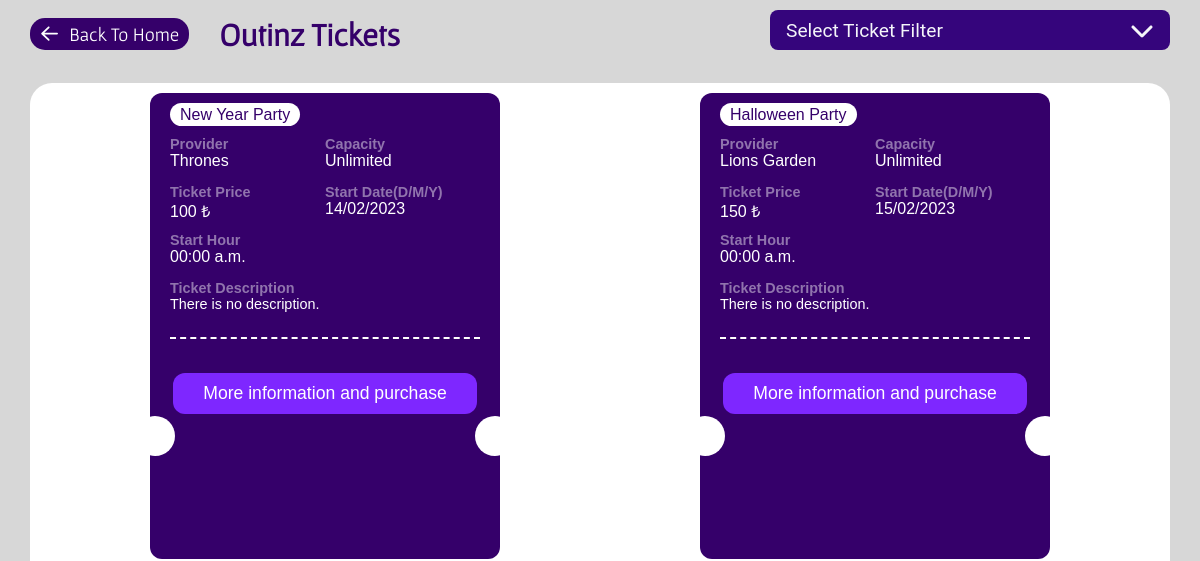
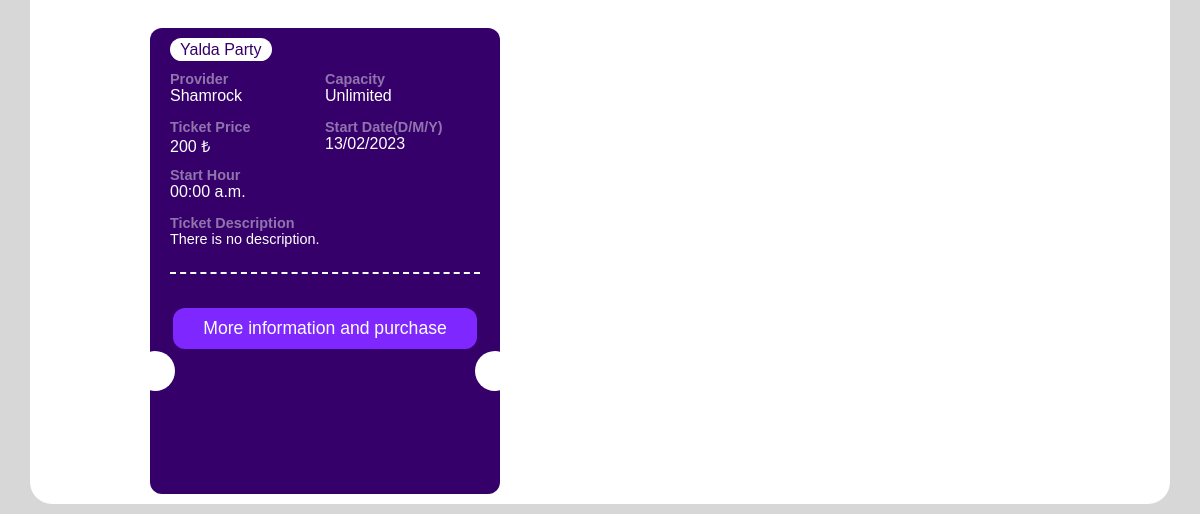
Page /party/party-ticket-list/ on the earlier database version (2 pictures, top to bottom).
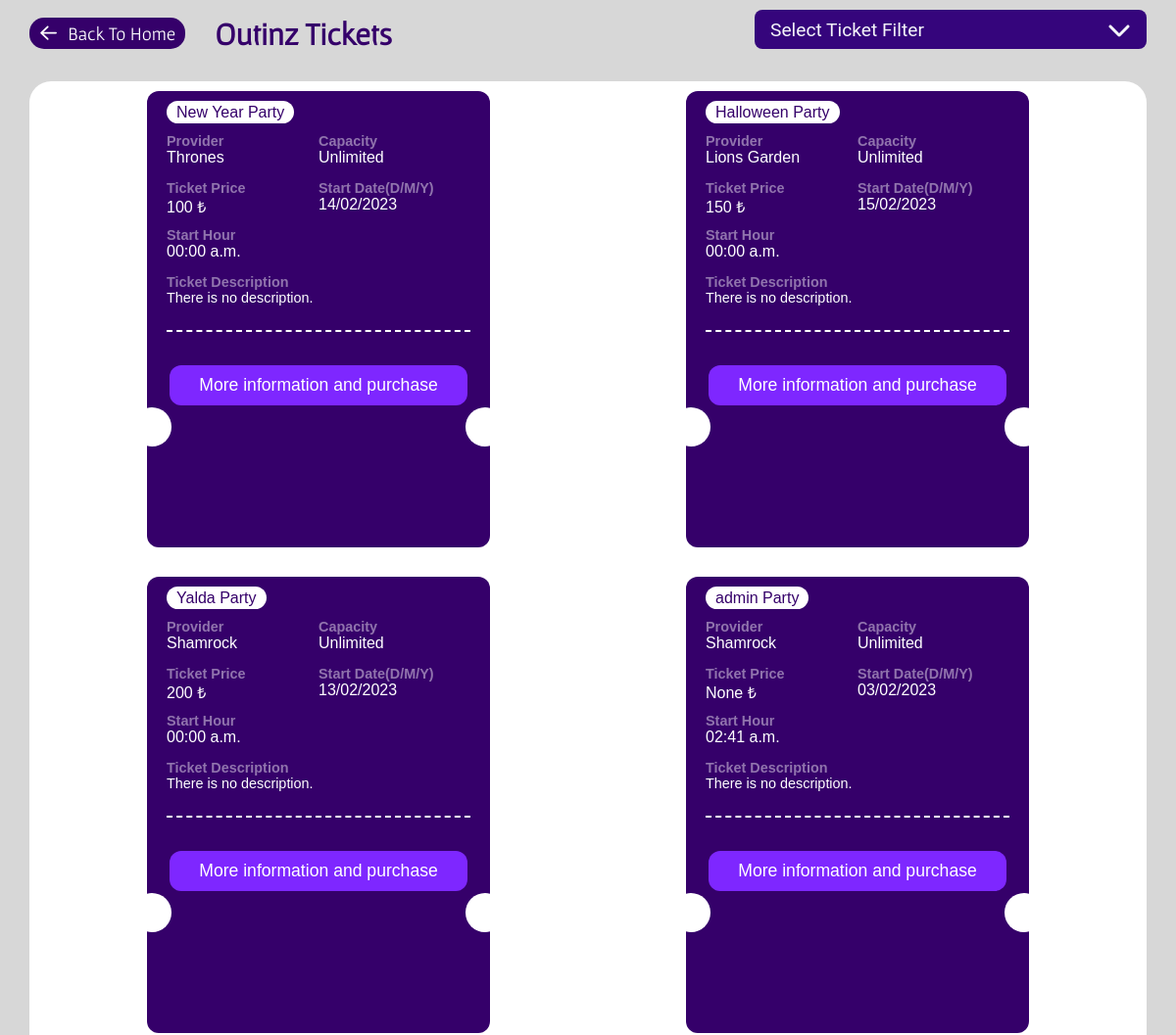
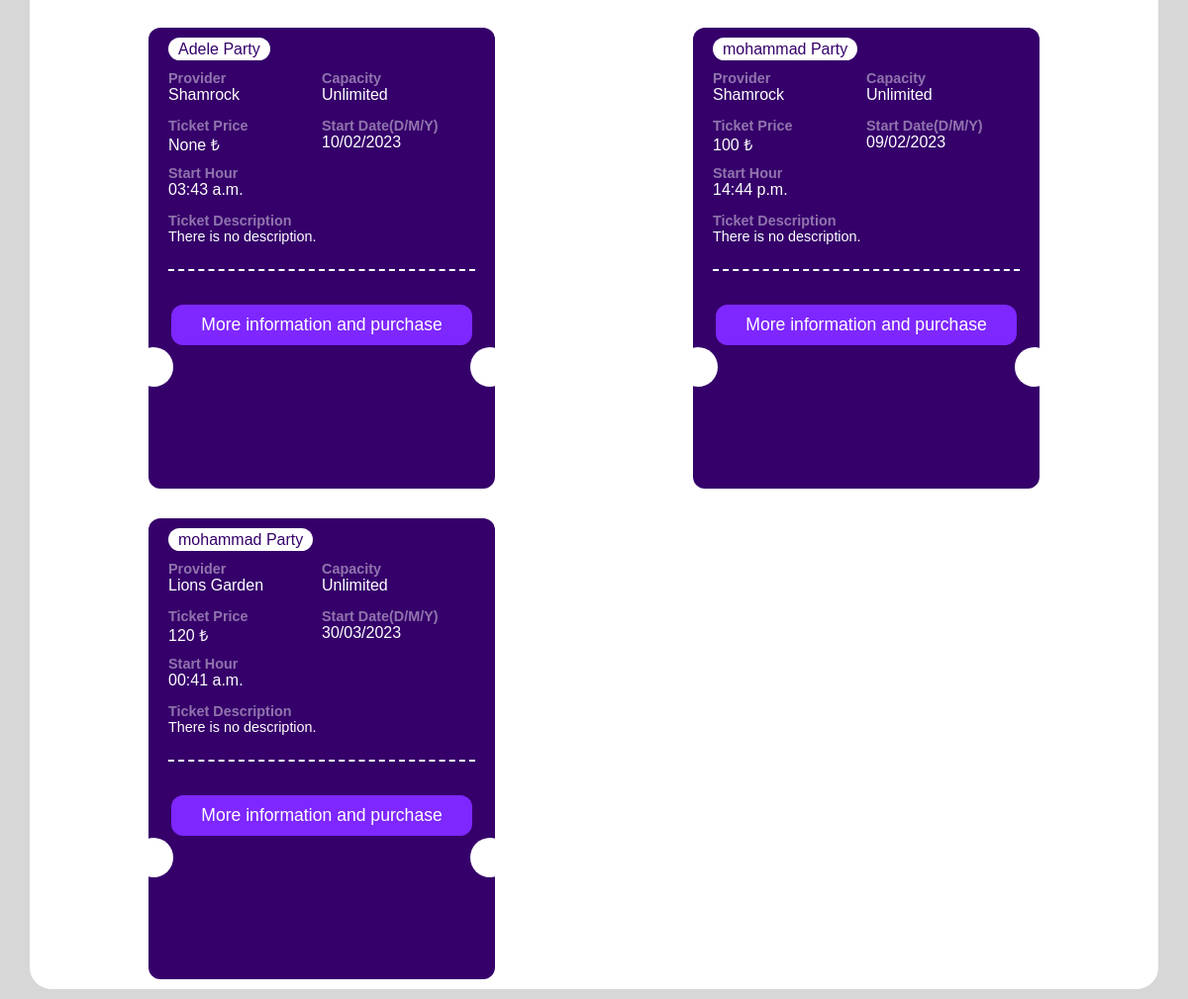
Same page on the later database version (2 pictures, top to bottom).
### parties/models.py (models this page shows, shortened)
class PartyTicket(models.Model):
    name =  models.CharField(max_length=50,verbose_name="Party Name",null=True)
    provider = models.ForeignKey(Store,on_delete=models.CASCADE,null=True)
    price = models.IntegerField(null=True)
    start_date = models.DateTimeField(verbose_name="Start Date",null=True)
    description = models.TextField(null=True,blank=True)
    TICKET_STATUS = [
        ('cancled','Cancled'),
        ('expired','Expired'),
        ('sold out','Sold out'),
        ('selling','Selling'),
    ]
    status = models.CharField(max_length=10,choices=TICKET_STATUS,default='Selling')

class Store(models.Model):
    username = models.OneToOneField(User,on_delete=models.CASCADE,null=True)
    name = models.CharField(max_length=100,verbose_name="Name",null=True)
    address = models.CharField(max_length=200,verbose_name="Address",null=True)
    email = models.CharField(max_length=100,verbose_name="Email",null=True)
    class Meta:
        verbose_name="Provider"

### parties/views.py (the view)
def PartyTicketList(request):
    party_ticket = PartyTicket.objects.filter(status='selling')
    return render(request,'home/products.html',context={'party_ticket_list':party_ticket})

### templates/home/products.html (shortened to what this page needs)
{% load static %}
<!DOCTYPE html>
<html lang="en">
<head>
    <link rel="stylesheet" href="{% static 'css/products.css' %}">
</head>
<body>
        <div class="container">
            <div class="top-section">
                <div class="container-title">
                    <button  class="back-history" onclick="window.location.href='/'">
                        <svg xmlns="http://www.w3.org/2000/svg" viewBox="0 0 448 512"><path d="M7.4 273.4C2.7 268.8 0 262.6 0 256s2.7-12.8 7.4-17.4l176-168c9.6-9.2 24.8-8.8 33.9 .8s8.8 24.8-.8 33.9L83.9 232 424 232c13.3 0 24 10.7 24 24s-10.7 24-24 24L83.9 280 216.6 406.6c9.6 9.2 9.9 24.3 .8 33.9s-24.3 9.9-33.9 .8l-176-168z"/></svg>
                        Back To Home
                    </button>
                    <h1 class="title">Outinz Tickets</h1>
                </div>
                <div class="ticket-type">
                    <div class="select-box">
                        <div class="selected">
                            <span class="selected-title">Select Ticket Filter</span>
                            <svg xmlns="http://www.w3.org/2000/svg" viewBox="0 0 448 512"><path d="M201.4 406.6c12.5 12.5 32.8 12.5 45.3 0l192-192c12.5-12.5 12.5-32.8 0-45.3s-32.8-12.5-45.3 0L224 338.7 54.6 169.4c-12.5-12.5-32.8-12.5-45.3 0s-12.5 32.8 0 45.3l192 192z"/></svg>
                        </div>
                    </div>
                </div>
            </div>
            <div class="products">
                {% for ticket in party_ticket_list %}
                <div class="ticket">
                    <div class="top-ticket">
                        <div class="ticket-title-section">
                            <div class="category">{{ticket.name}} Party</div>
                        </div>
                        <div class="ticket-informations">
                            <div class="ticket-information">
                                <h4 class="ticket-info-title">Provider</h4>
                                <p class="ticket-info">{{ticket.provider.name}}</p>
                            </div>
                            <div class="ticket-information">
                                <h4 class="ticket-info-title">Capacity</h4>
                                <p class="ticket-info">Unlimited</p>
                            </div>
                            <div class="ticket-information">
                                <h4 class="ticket-info-title">Ticket Price</h4>
                                <p class="ticket-info">{{ticket.price}} ₺</p>
                            </div>
                            <div class="ticket-information">
                                <h4 class="ticket-info-title">Start Date(D/M/Y)</h4>
                                <p class="ticket-info">{{ticket.start_date|date:'d/m/Y'}}</p>
                            </div>
                            <div class="ticket-information">
                                <h4 class="ticket-info-title">Start Hour</h4>
                                <p class="ticket-info">{{ticket.start_date|date:'H:i a'}}</p>
                            </div>
                        </div>
                        <div class="ticket-desc">
                            <h4 class="desc-title">Ticket Description</h4>
                            {% if ticket.description %}
                                <p class="desc">{{ticket.description}}</p>
                            {% else %}
                                <p class="desc">There is no description.</p>
                            {% endif %}
                        </div>
                    </div>
                    <a href="{% url 'party:party-ticket-detail' ticket.id %}" class="bottom-ticket">
                        <button class="show-allDetails">More information and purchase</button>
                    </a>
                </div>
                {% endfor %}
            </div>
        </div>
</body>
</html>

Differences in the rows shown:
added PartyTicket: name "admin", provider.name "Shamrock", price "None", start_date "03/02/2023", start_date "02:41 a.m.", description "There is no description."
added PartyTicket: name "Adele", provider.name "Shamrock", price "None", start_date "10/02/2023", start_date "03:43 a.m.", description "There is no description."
added PartyTicket: name "mohammad", provider.name "Shamrock", price "100", start_date "09/02/2023", start_date "14:44 p.m.", description "There is no description."
added PartyTicket: name "mohammad", provider.name "Lions Garden", price "120", start_date "30/03/2023", start_date "00:41 a.m.", description "There is no description."
